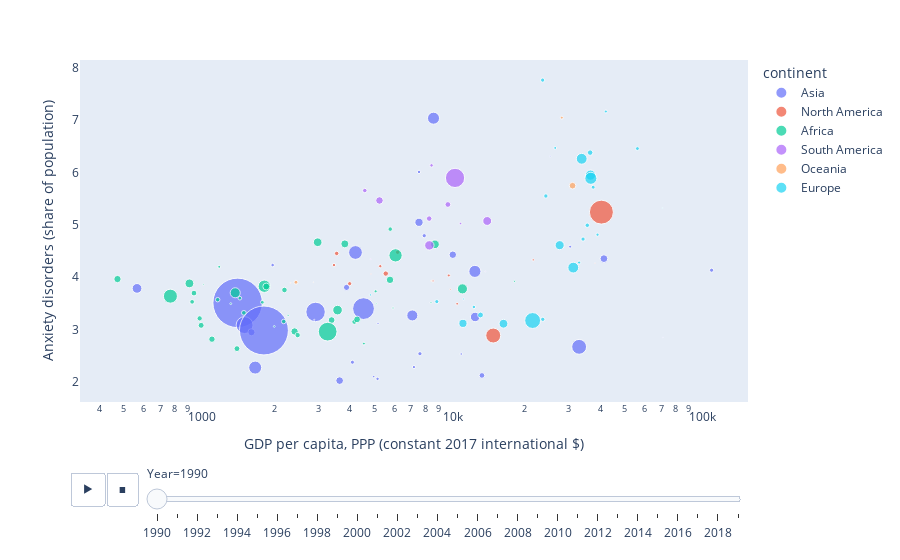

Source (notebook cell):
### Code cell
scatter_anxiety = px.scatter(
    anxiety.dropna(
        subset=[
            "Anxiety disorders (share of population) - Sex: Both - Age: Age-standardized",
            "GDP per capita, PPP (constant 2017 international $)",
        ]
    ),
    color="continent",
    size="pop_est",
    color_continuous_scale=px.colors.cyclical.IceFire,
    animation_frame="Year",
    animation_group="Code",
    hover_name="Entity",
    size_max=35,
    # mapbox_style="carto-darkmatter",
    x="GDP per capita, PPP (constant 2017 international $)",
    y="Anxiety disorders (share of population) - Sex: Both - Age: Age-standardized",
    log_x=True,
    # text = "Entity"
)
scatter_anxiety.update_layout(yaxis_title="Anxiety disorders (share of population)")
scatter_anxiety.update_xaxes(showgrid=False)
scatter_anxiety.update_yaxes(showgrid=False)
scatter_anxiety.show()

### Figure 1 — Plotly figure (JSON) as saved in the notebook; plotly's stock layout.template omitted (floating-point values rounded to 4 significant figures)
{"data": [{"hovertemplate": "<b>%{hovertext}</b><br><br>continent=Asia<br>Year=1990<br>GDP per capita, PPP (constant 2017 international $)=%{x}<br>Anxiety disorders (share of population) - Sex: Both - Age: Age-standardized=%{y}<br>pop_est=%{marker.size}<extra></extra>", "hovertext": ["Mongolia", "Brunei", "Sri Lanka", "China", "Oman", "Georgia", "Iran", "Indonesia", "Bangladesh", "Armenia", "Cyprus", "Japan", "Uzbekistan", "Nepal", "Pakistan", "India", "Laos", "Malaysia", "Tajikistan", "Kazakhstan", "Turkmenistan", "Saudi Arabia", "Lebanon", "Jordan", "Turkey", "Kyrgyzstan", "United Arab Emirates", "Bhutan", "Myanmar", "South Korea", "Iraq", "Azerbaijan", "Philippines", "Thailand", "Vietnam"], "ids": ["MNG", "BRN", "LKA", "CHN", "OMN", "GEO", "IRN", "IDN", "BGD", "ARM", "CYP", "JPN", "UZB", "NPL", "PAK", "IND", "LAO", "MYS", "TJK", "KAZ", "TKM", "SAU", "LBN", "JOR", "TUR", "KGZ", "ARE", "BTN", "MMR", "KOR", "IRQ", "AZE", "PHL", "THA", "VNM"], "legendgroup": "Asia", "marker": {"color": "#636efa", "size": [3225167, 433285, 21803000, 1397715000, 4974986, 3720382, 82913906, 270625568, 163046161, 2957731, 1198575, 126264931, 33580650, 28608710, 216565318, 1366417754, 7169455, 31949777, 9321018, 18513930, 5942089, 34268528, 6855713, 10101694, 83429615, 6456900, 9770529, 763092, 54045420, 51709098, 39309783, 10023318, 108116615, 69625582, 96462106], "sizemode": "area", "sizeref": 1141000.0, "symbol": "circle"}, "mode": "markers", "name": "Asia", "orientation": "v", "showlegend": true, "type": "scatter", "x": [4978.0, 71230.0, 3878.0, 1424.0, 30330.0, 11140.0, 8631.0, 4533.0, 1518.0, 5180.0, 25232, 32950.0, 3639.0, 1617.0, 2916.0, 1813.0, 1965.0, 10310.0, 4093.0, 13480.0, 7208.0, 41390.0, 7553.0, 7924.0, 12630.0, 5158.0, 111500.0, 2881.0, 564.2, 12660.0, 7552.0, 7617.0, 4209.0, 7102.0, 1673.0], "xaxis": "x", "y": [2.099, 2.85, 3.803, 3.507, 4.581, 2.531, 7.036, 3.398, 3.083, 3.117, 6.309, 2.668, 2.022, 2.946, 3.334, 2.98, 4.23, 4.427, 2.373, 2.121, 2.281, 4.352, 6.01, 4.79, 4.109, 2.056, 4.132, 3.184, 3.784, 3.238, 5.047, 2.536, 4.47, 3.267, 2.271], "yaxis": "y"}, {"hovertemplate": "<b>%{hovertext}</b><br><br>continent=North America<br>Year=1990<br>GDP per capita, PPP (constant 2017 international $)=%{x}<br>Anxiety disorders (share of population) - Sex: Both - Age: Age-standardized=%{y}<br>pop_est=%{marker.size}<extra></extra>", "hovertext": ["Haiti", "United States", "El Salvador", "Honduras", "Puerto Rico", "Costa Rica", "Trinidad and Tobago", "Bahamas", "Guatemala", "Mexico", "Dominican Republic", "Nicaragua", "Jamaica", "Belize", "Panama"], "ids": ["HTI", "USA", "SLV", "HND", "PRI", "CRI", "TTO", "BHS", "GTM", "MEX", "DOM", "NIC", "JAM", "BLZ", "PAN"], "legendgroup": "North America", "marker": {"color": "#EF553B", "size": [11263077, 328239523, 6453553, 9746117, 3193694, 5047561, 1394973, 389482, 16604026, 127575529, 10738958, 6545502, 2948279, 390353, 4246439], "sizemode": "area", "sizeref": 1141000.0, "symbol": "circle"}, "mode": "markers", "name": "North America", "orientation": "v", "showlegend": true, "type": "scatter", "x": [3541.0, 40440.0, 5287.0, 3990.0, 21600.0, 9933.0, 10080.0, 38140.0, 5561.0, 14950.0, 6203.0, 3454.0, 8592.0, 4855.0, 10730.0], "xaxis": "x", "y": [4.452, 5.241, 4.208, 3.875, 4.329, 4.032, 3.766, 4.266, 4.067, 2.883, 4.474, 4.229, 3.926, 4.059, 3.49], "yaxis": "y"}, {"hovertemplate": "<b>%{hovertext}</b><br><br>continent=Africa<br>Year=1990<br>GDP per capita, PPP (constant 2017 international $)=%{x}<br>Anxiety disorders (share of population) - Sex: Both - Age: Age-standardized=%{y}<br>pop_est=%{marker.size}<extra></extra>", "hovertext": ["Guinea", "Tunisia", "Tanzania", "Niger", "Zambia", "Ghana", "Angola", "Uganda", "Democratic Republic of Congo", "Sudan", "Zimbabwe", "Senegal", "Burundi", "Congo", "Guinea-Bissau", "Rwanda", "Mali", "Kenya", "Cameroon", "Ethiopia", "Botswana", "Morocco", "Eswatini", "Benin", "Madagascar", "Equatorial Guinea", "Nigeria", "Cote d'Ivoire", "Central African Republic", "South Africa", "Mauritania", "Lesotho", "Togo", "Malawi", "Namibia", "Gabon", "Mozambique", "Egypt", "Burkina Faso", "Gambia", "Algeria", "Chad", "Sierra Leone"], "ids": ["GIN", "TUN", "TZA", "NER", "ZMB", "GHA", "AGO", "UGA", "COD", "SDN", "ZWE", "SEN", "BDI", "COG", "GNB", "RWA", "MLI", "KEN", "CMR", "ETH", "BWA", "MAR", "SWZ", "BEN", "MDG", "GNQ", "NGA", "CIV", "CAF", "ZAF", "MRT", "LSO", "TGO", "MWI", "NAM", "GAB", "MOZ", "EGY", "BFA", "GMB", "DZA", "TCD", "SLE"], "legendgroup": "Africa", "marker": {"color": "#00cc96", "size": [12771246, 11694719, 58005463, 23310715, 17861030, 30417856, 31825295, 44269594, 86790567, 42813238, 14645468, 16296364, 11530580, 5380508, 1920922, 12626950, 19658031, 52573973, 25876380, 112078730, 2303697, 36471769, 1148130, 11801151, 26969307, 1355986, 200963599, 25716544, 4745185, 58558270, 4525696, 2125268, 8082366, 18628747, 2494530, 2172579, 30366036, 100388073, 20321378, 2347706, 43053054, 15946876, 7813215], "sizemode": "area", "sizeref": 1141000.0, "symbol": "circle"}, "mode": "markers", "name": "Africa", "orientation": "v", "showlegend": true, "type": "scatter", "x": [1508.0, 5796.0, 1392.0, 1124.0, 2190.0, 2405.0, 5783.0, 913.7, 1820.0, 2973.0, 4167.0, 2473.0, 1185.0, 5068.0, 1995.0, 936.6, 1415.0, 3569.0, 3380.0, 767.0, 8432.0, 3817.0, 5098.0, 2175.0, 1853.0, 1040.0, 3260.0, 4272.0, 1202.0, 11260.0, 4548.0, 1337.0, 1787.0, 952.7, 5946.0, 18180.0, 471.3, 6087.0, 1018.0, 2265.0, 8746.0, 1004.0, 1453.0], "xaxis": "x", "y": [3.317, 4.916, 3.7, 2.814, 3.754, 2.961, 3.948, 3.879, 3.825, 4.666, 3.146, 2.892, 3.569, 3.728, 3.057, 3.527, 2.633, 3.369, 3.178, 3.635, 3.511, 4.634, 3.49, 3.151, 3.82, 3.857, 2.957, 3.192, 4.196, 3.775, 2.73, 3.493, 3.519, 3.694, 3.41, 3.919, 3.962, 4.416, 3.078, 3.264, 4.626, 3.211, 3.597], "yaxis": "y"}, {"hovertemplate": "<b>%{hovertext}</b><br><br>continent=South America<br>Year=1990<br>GDP per capita, PPP (constant 2017 international $)=%{x}<br>Anxiety disorders (share of population) - Sex: Both - Age: Age-standardized=%{y}<br>pop_est=%{marker.size}<extra></extra>", "hovertext": ["Suriname", "Argentina", "Uruguay", "Peru", "Brazil", "Colombia", "Paraguay", "Guyana", "Chile", "Bolivia", "Ecuador"], "ids": ["SUR", "ARG", "URY", "PER", "BRA", "COL", "PRY", "GUY", "CHL", "BOL", "ECU"], "legendgroup": "South America", "marker": {"color": "#ab63fa", "size": [581363, 44938712, 3461734, 32510453, 211049527, 50339443, 7044636, 782766, 18952038, 11513100, 17373662], "sizemode": "area", "sizeref": 1141000.0, "symbol": "circle"}, "mode": "markers", "name": "South America", "orientation": "v", "showlegend": true, "type": "scatter", "x": [13890.0, 14140.0, 11070.0, 5249.0, 10520.0, 8307.0, 8476.0, 4843.0, 9850.0, 4587.0, 8294.0], "xaxis": "x", "y": [4.107, 5.072, 5.024, 5.464, 5.895, 4.606, 6.135, 4.344, 5.387, 5.654, 5.118], "yaxis": "y"}, {"hovertemplate": "<b>%{hovertext}</b><br><br>continent=Oceania<br>Year=1990<br>GDP per capita, PPP (constant 2017 international $)=%{x}<br>Anxiety disorders (share of population) - Sex: Both - Age: Age-standardized=%{y}<br>pop_est=%{marker.size}<extra></extra>", "hovertext": ["Australia", "Fiji", "Vanuatu", "Solomon Islands", "Papua New Guinea", "New Zealand"], "ids": ["AUS", "FJI", "VUT", "SLB", "PNG", "NZL"], "legendgroup": "Oceania", "marker": {"color": "#FFA15A", "size": [25364307, 889953, 299882, 669823, 8776109, 4917000], "sizemode": "area", "sizeref": 1141000.0, "symbol": "circle"}, "mode": "markers", "name": "Oceania", "orientation": "v", "showlegend": true, "type": "scatter", "x": [31020.0, 8451.0, 2856.0, 2318.0, 2435.0, 28090.0], "xaxis": "x", "y": [5.746, 3.928, 3.903, 3.888, 3.902, 7.047], "yaxis": "y"}, {"hovertemplate": "<b>%{hovertext}</b><br><br>continent=Europe<br>Year=1990<br>GDP per capita, PPP (constant 2017 international $)=%{x}<br>Anxiety disorders (share of population) - Sex: Both - Age: Age-standardized=%{y}<br>pop_est=%{marker.size}<extra></extra>", "hovertext": ["Czechia", "Italy", "Belgium", "Belarus", "Switzerland", "United Kingdom", "Poland", "Portugal", "Ireland", "Germany", "Netherlands", "Greece", "Austria", "Romania", "Ukraine", "Albania", "Bulgaria", "Russia", "Denmark", "Sweden", "France", "Finland", "North Macedonia", "Spain", "Luxembourg", "Norway"], "ids": ["CZE", "ITA", "BEL", "BLR", "CHE", "GBR", "POL", "PRT", "IRL", "DEU", "NLD", "GRC", "AUT", "ROU", "UKR", "ALB", "BGR", "RUS", "DNK", "SWE", "FRA", "FIN", "MKD", "ESP", "LUX", "NOR"], "legendgroup": "Europe", "marker": {"color": "#19d3f3", "size": [10669709, 60297396, 11484055, 9466856, 8574832, 66834405, 37970874, 10269417, 4941444, 83132799, 17332850, 10716322, 8877067, 19356544, 44385155, 2854191, 6975761, 144373535, 5818553, 10285453, 67059887, 5520314, 2083459, 47076781, 619896, 5347896], "sizemode": "area", "sizeref": 1141000.0, "symbol": "circle"}, "mode": "markers", "name": "Europe", "orientation": "v", "showlegend": true, "type": "scatter", "x": [23590.0, 36590.0, 35510.0, 8895.0, 56330.0, 31220.0, 11310.0, 23560.0, 26440.0, 36700.0, 36460.0, 24260.0, 37490.0, 13300.0, 16430.0, 4827.0, 12510.0, 21480.0, 39030.0, 34160.0, 33730.0, 32940.0, 11380.0, 27540.0, 70860.0, 42140.0], "xaxis": "x", "y": [3.194, 5.948, 4.99, 3.532, 6.456, 4.181, 3.116, 7.764, 6.468, 5.888, 6.378, 5.549, 5.717, 3.276, 3.109, 3.659, 3.429, 3.17, 4.81, 4.726, 6.26, 4.278, 3.581, 4.61, 5.32, 7.164], "yaxis": "y"}], "layout": {"legend": {"itemsizing": "constant", "title": {"text": "continent"}, "tracegroupgap": 0}, "margin": {"t": 60}, "sliders": [{"active": 0, "currentvalue": {"prefix": "Year="}, "len": 0.9, "pad": {"b": 10, "t": 60}, "steps": [{"args": [["1990"], {"frame": {"duration": 0, "redraw": false}, "fromcurrent": true, "mode": "immediate", "transition": {"duration": 0, "easing": "linear"}}], "label": "1990", "method": "animate"}, {"args": [["1991"], {"frame": {"duration": 0, "redraw": false}, "fromcurrent": true, "mode": "immediate", "transition": {"duration": 0, "easing": "linear"}}], "label": "1991", "method": "animate"}, {"args": [["1992"], {"frame": {"duration": 0, "redraw": false}, "fromcurrent": true, "mode": "immediate", "transition": {"duration": 0, "easing": "linear"}}], "label": "1992", "method": "animate"}, {"args": [["1993"], {"frame": {"duration": 0, "redraw": false}, "fromcurrent": true, "mode": "immediate", "transition": {"duration": 0, "easing": "linear"}}], "label": "1993", "method": "animate"}, {"args": [["1994"], {"frame": {"duration": 0, "redraw": false}, "fromcurrent": true, "mode": "immediate", "transition": {"duration": 0, "easing": "linear"}}], "label": "1994", "method": "animate"}, {"args": [["1995"], {"frame": {"duration": 0, "redraw": false}, "fromcurrent": true, "mode": "immediate", "transition": {"duration": 0, "easing": "linear"}}], "label": "1995", "method": "animate"}, {"args": [["1996"], {"frame": {"duration": 0, "redraw": false}, "fromcurrent": true, "mode": "immediate", "transition": {"duration": 0, "easing": "linear"}}], "label": "1996", "method": "animate"}, {"args": [["1997"], {"frame": {"duration": 0, "redraw": false}, "fromcurrent": true, "mode": "immediate", "transition": {"duration": 0, "easing": "linear"}}], "label": "1997", "method": "animate"}, {"args": [["1998"], {"frame": {"duration": 0, "redraw": false}, "fromcurrent": true, "mode": "immediate", "transition": {"duration": 0, "easing": "linear"}}], "label": "1998", "method": "animate"}, {"args": [["1999"], {"frame": {"duration": 0, "redraw": false}, "fromcurrent": true, "mode": "immediate", "transition": {"duration": 0, "easing": "linear"}}], "label": "1999", "method": "animate"}, {"args": [["2000"], {"frame": {"duration": 0, "redraw": false}, "fromcurrent": true, "mode": "immediate", "transition": {"duration": 0, "easing": "linear"}}], "label": "2000", "method": "animate"}, {"args": [["2001"], {"frame": {"duration": 0, "redraw": false}, "fromcurrent": true, "mode": "immediate", "transition": {"duration": 0, "easing": "linear"}}], "label": "2001", "method": "animate"}, {"args": [["2002"], {"frame": {"duration": 0, "redraw": false}, "fromcurrent": true, "mode": "immediate", "transition": {"duration": 0, "easing": "linear"}}], "label": "2002", "method": "animate"}, {"args": [["2003"], {"frame": {"duration": 0, "redraw": false}, "fromcurrent": true, "mode": "immediate", "transition": {"duration": 0, "easing": "linear"}}], "label": "2003", "method": "animate"}, {"args": [["2004"], {"frame": {"duration": 0, "redraw": false}, "fromcurrent": true, "mode": "immediate", "transition": {"duration": 0, "easing": "linear"}}], "label": "2004", "method": "animate"}, {"args": [["2005"], {"frame": {"duration": 0, "redraw": false}, "fromcurrent": true, "mode": "immediate", "transition": {"duration": 0, "easing": "linear"}}], "label": "2005", "method": "animate"}, {"args": [["2006"], {"frame": {"duration": 0, "redraw": false}, "fromcurrent": true, "mode": "immediate", "transition": {"duration": 0, "easing": "linear"}}], "label": "2006", "method": "animate"}, {"args": [["2007"], {"frame": {"duration": 0, "redraw": false}, "fromcurrent": true, "mode": "immediate", "transition": {"duration": 0, "easing": "linear"}}], "label": "2007", "method": "animate"}, {"args": [["2008"], {"frame": {"duration": 0, "redraw": false}, "fromcurrent": true, "mode": "immediate", "transition": {"duration": 0, "easing": "linear"}}], "label": "2008", "method": "animate"}, {"args": [["2009"], {"frame": {"duration": 0, "redraw": false}, "fromcurrent": true, "mode": "immediate", "transition": {"duration": 0, "easing": "linear"}}], "label": "2009", "method": "animate"}, {"args": [["2010"], {"frame": {"duration": 0, "redraw": false}, "fromcurrent": true, "mode": "immediate", "transition": {"duration": 0, "easing": "linear"}}], "label": "2010", "method": "animate"}, {"args": [["2011"], {"frame": {"duration": 0, "redraw": false}, "fromcurrent": true, "mode": "immediate", "transition": {"duration": 0, "easing": "linear"}}], "label": "2011", "method": "animate"}, {"args": [["2012"], {"frame": {"duration": 0, "redraw": false}, "fromcurrent": true, "mode": "immediate", "transition": {"duration": 0, "easing": "linear"}}], "label": "2012", "method": "animate"}, {"args": [["2013"], {"frame": {"duration": 0, "redraw": false}, "fromcurrent": true, "mode": "immediate", "transition": {"duration": 0, "easing": "linear"}}], "label": "2013", "method": "animate"}, {"args": [["2014"], {"frame": {"duration": 0, "redraw": false}, "fromcurrent": true, "mode": "immediate", "transition": {"duration": 0, "easing": "linear"}}], "label": "2014", "method": "animate"}, {"args": [["2015"], {"frame": {"duration": 0, "redraw": false}, "fromcurrent": true, "mode": "immediate", "transition": {"duration": 0, "easing": "linear"}}], "label": "2015", "method": "animate"}, {"args": [["2016"], {"frame": {"duration": 0, "redraw": false}, "fromcurrent": true, "mode": "immediate", "transition": {"duration": 0, "easing": "linear"}}], "label": "2016", "method": "animate"}, {"args": [["2017"], {"frame": {"duration": 0, "redraw": false}, "fromcurrent": true, "mode": "immediate", "transition": {"duration": 0, "easing": "linear"}}], "label": "2017", "method": "animate"}, {"args": [["2018"], {"frame": {"duration": 0, "redraw": false}, "fromcurrent": true, "mode": "immediate", "transition": {"duration": 0, "easing": "linear"}}], "label": "2018", "method": "animate"}, {"args": [["2019"], {"frame": {"duration": 0, "redraw": false}, "fromcurrent": true, "mode": "immediate", "transition": {"duration": 0, "easing": "linear"}}], "label": "2019", "method": "animate"}], "x": 0.1, "xanchor": "left", "y": 0, "yanchor": "top"}], "updatemenus": [{"buttons": [{"args": [null, {"frame": {"duration": 500, "redraw": false}, "fromcurrent": true, "mode": "immediate", "transition": {"duration": 500, "easing": "linear"}}], "label": "&#9654;", "method": "animate"}, {"args": [[null], {"frame": {"duration": 0, "redraw": false}, "fromcurrent": true, "mode": "immediate", "transition": {"duration": 0, "easing": "linear"}}], "label": "&#9724;", "method": "animate"}], "direction": "left", "pad": {"r": 10, "t": 70}, "showactive": false, "type": "buttons", "x": 0.1, "xanchor": "right", "y": 0, "yanchor": "top"}], "xaxis": {"anchor": "y", "domain": [0, 1], "showgrid": false, "title": {"text": "GDP per capita, PPP (constant 2017 international $)"}, "type": "log"}, "yaxis": {"anchor": "x", "domain": [0, 1], "showgrid": false, "title": {"text": "Anxiety disorders (share of population)"}}}}
